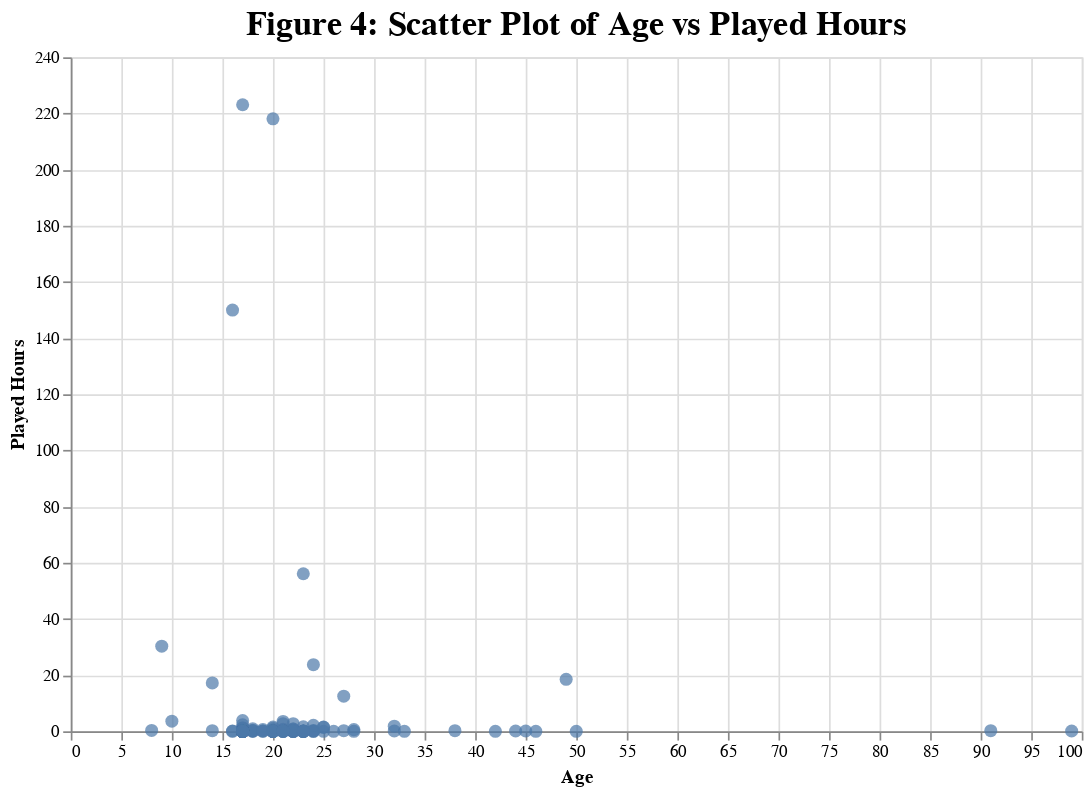

The code cell stored with this chart in its notebook:
### Code cell
# Age Chart
chart_age = (
    alt.Chart(player_training)
    .mark_circle(size=60, opacity=0.7)
    .encode(
        x=alt.X('age:Q', title='Age'),
        y=alt.Y('played_hours:Q', title='Played Hours'),
    )
    .properties(
        width=600,
        height=400,
        title=alt.TitleParams(
            text='Figure 4: Scatter Plot of Age vs Played Hours',
            fontSize=20,
            fontWeight='bold',
            anchor='middle'
        )
    )
)

chart_age

### Figure 1 — Vega-Lite specification as saved in the notebook (floating-point values rounded to 4 significant figures; data arrays with more than 128 entries replaced by an {"elided": "..."} marker saying what was removed)
{"config": {"view": {"continuousWidth": 300, "continuousHeight": 300}}, "data": {"name": "data-48f92a76c34b898d99b1651de141db41"}, "mark": {"type": "circle", "opacity": 0.7, "size": 60}, "encoding": {"x": {"field": "age", "title": "Age", "type": "quantitative"}, "y": {"field": "played_hours", "title": "Played Hours", "type": "quantitative"}}, "height": 400, "title": {"text": "Figure 4: Scatter Plot of Age vs Played Hours", "anchor": "middle", "fontSize": 20, "fontWeight": "bold"}, "width": 600, "$schema": "https://vega.github.io/schema/vega-lite/v5.20.1.json", "datasets": {"data-48f92a76c34b898d99b1651de141db41": {"elided": "147 records"}}}
